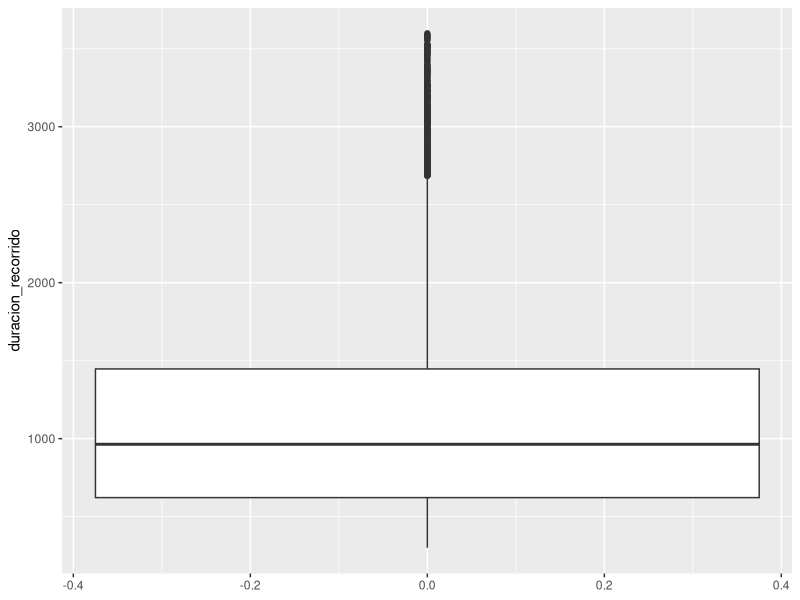
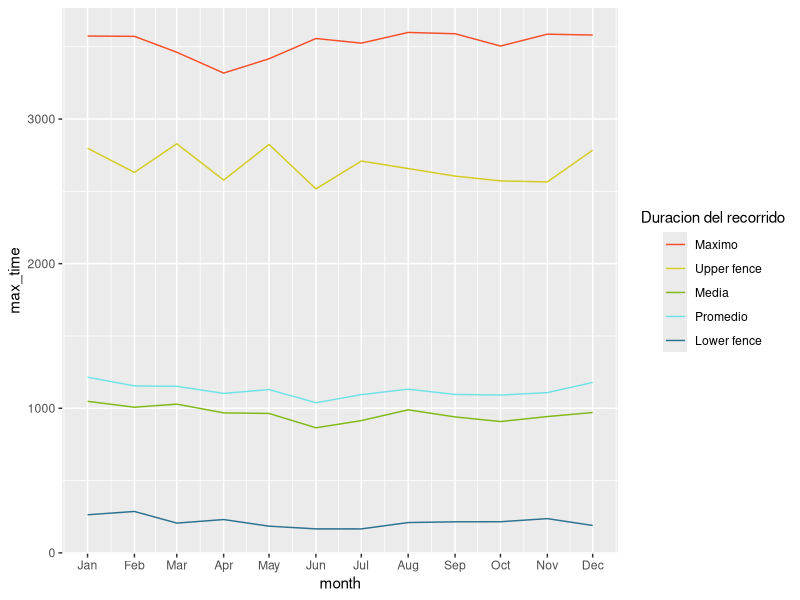
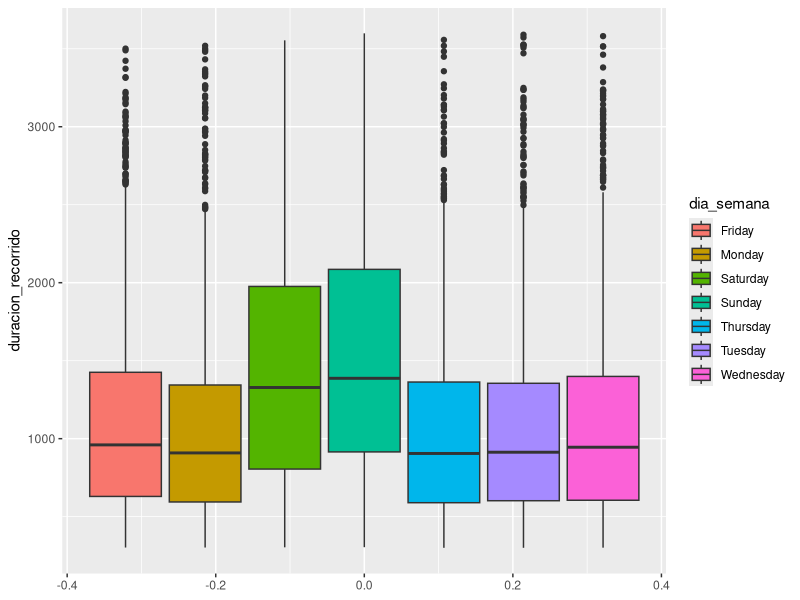
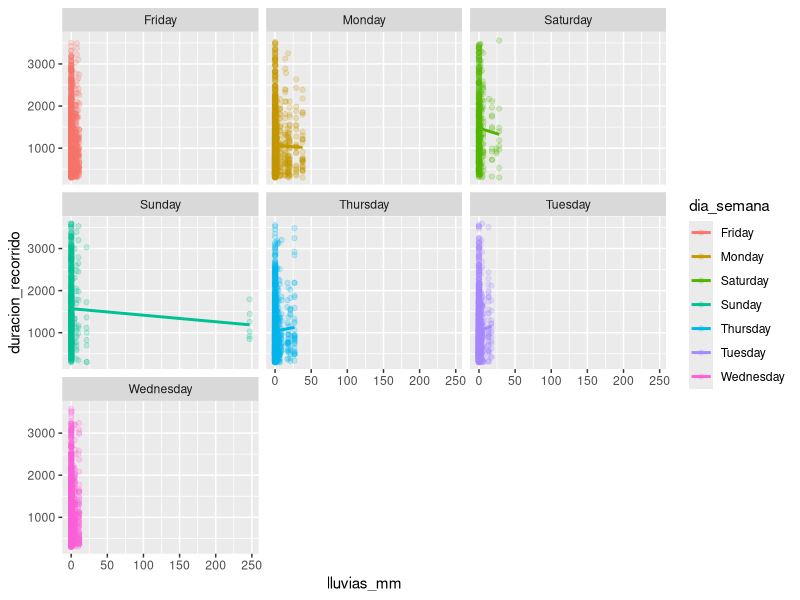
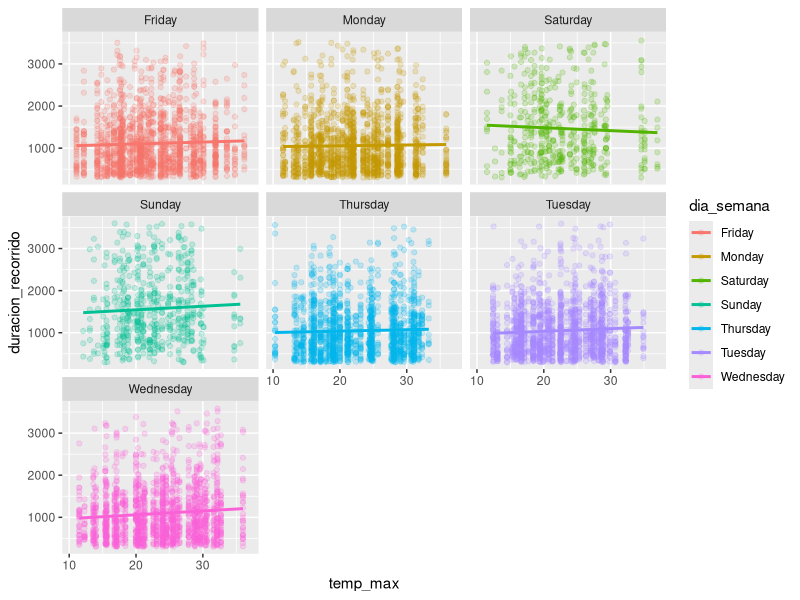

These charts were generated, in order, by the following R code:
require(tidyverse)

df_bici = read_csv('Data/Bicis_limpio.csv')
View(df_bici)

palette = c("#f64f2a", "#d4cc21", "#80b918", "#71e2e5", "#2d728f", "#ffffff", "#000000")

#por cuanto tiempo duran los recorridos normalmente durante todo el año?
df_bici %>%
ggplot(aes(y=duracion_recorrido)) +
  geom_boxplot()

#veo el promedio y mediana
mean(df_bici$duracion_recorrido)
median(df_bici$duracion_recorrido)

#Parece q hay outliers arriba veamos apartir de que valor y cuantos son
upper_fence = quantile(df_bici$duracion_recorrido, p=0.75) +1.5*IQR(df_bici$duracion_recorrido)
upper_fence
sum(df_bici$duracion_recorrido > upper_fence)

# Hay 348 outliers con mas de 2684.5 segundos de recorrido, osea que la mayoria 
# de las personas usa las bicis por menos de 45min. 
# El tiempo promedio de uso es de 18 mins 42segs.
# El tiempo medio de uso es de 16mins.

# Y por mes?
df_bici %>%
  group_by(month = lubridate::floor_date(fecha_origen_recorrido, 'month')) %>% #saco el mes
  summarize(
    upper_fence = quantile(duracion_recorrido, p=0.75) +1.5*IQR(duracion_recorrido),
    lower_fence = quantile(duracion_recorrido, p=0.75) -1.5*IQR(duracion_recorrido),
    mean_time = mean(duracion_recorrido),
    median_time = median(duracion_recorrido),
    max_time = max(duracion_recorrido)
  ) %>%
  ggplot(aes(x=month)) +
  geom_line(aes(y=max_time, color =palette[5])) +
  geom_line(aes(y=upper_fence, color =palette[4])) +
  geom_line(aes(y=median_time, color=palette[3])) +
  geom_line(aes(y=mean_time, color=palette[2])) +
  geom_line(aes(y=lower_fence, color=palette[1])) +
  scale_color_manual( 
    name = "Duracion del recorrido", 
    values = palette[1:5], labels = c("Maximo", "Upper fence","Media","Promedio","Lower fence"),
    guide = guide_legend(direction = "vertical", title.position = "top", title.hjust = 0.5)) +
  scale_x_datetime(date_labels="%b", date_breaks  ="month")

# parece q en invierno el promedio y la media de duracion de recorridos es mas baja.
# En abril se ve q hubo una bajada en el tiempo de recorrido maximo y upper fence

#Hay algun dia donde duren mas los recorridos?
df_bici %>%
  group_by(dia_semana = weekdays(fecha_origen_recorrido)) %>%
  ggplot(aes(y=duracion_recorrido, fill= dia_semana)) +
  geom_boxplot()

#Si, Los sabados y domingos suelen tener recorridos mas largos.

#El clima afecta la duracion de los recorridos?

df_clima = read_csv('Data/Clima_limpio.csv')

#lluvias x duracion

df_bici %>%
  left_join(df_clima, "fecha") %>%
  mutate(dia_semana =weekdays(fecha)) %>%
  ggplot(aes(y=duracion_recorrido, x = lluvias_mm, color=dia_semana)) +
  geom_point(alpha=0.2) +
  geom_smooth(method = 'lm',se=F) +
  facet_wrap(vars(dia_semana))

#no estoy muy seguro de contarlo prefiero ignorarlo.

#temp max x duracion, la gente hace recorridos mas cortos o largos si hace mas calor?

df_bici %>%
  left_join(df_clima, "fecha") %>%
  mutate(dia_semana =weekdays(fecha)) %>%
  ggplot(aes(y=duracion_recorrido, x = temp_max, color=dia_semana)) +
  geom_point(alpha=0.2) +
  geom_smooth(method = 'lm',se=F) +
  facet_wrap(vars(dia_semana))

#No cambia mucho asi que no se ve afectado.
